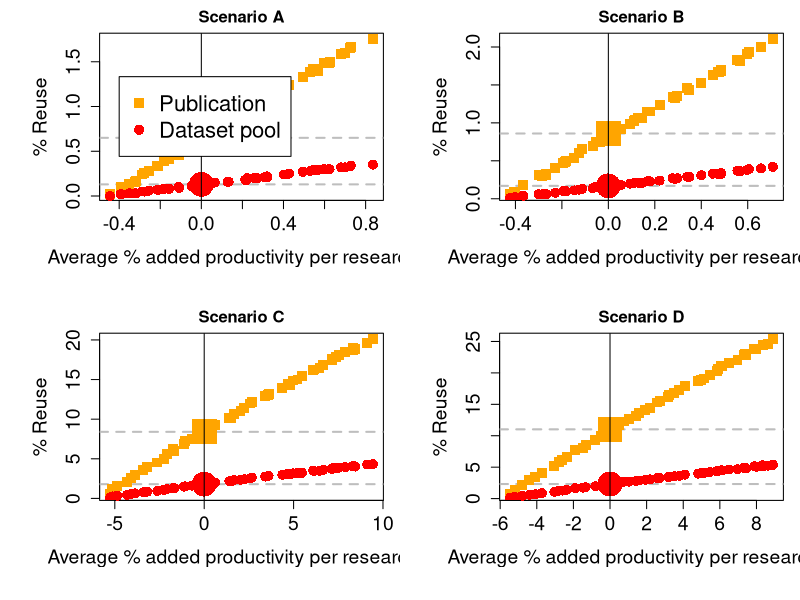

Generate this figure with R:
###################################################################################################
### Script from the manuscript "The time efficiency gain in sharing and reuse of research data" ###
### by Tessa Pronk,  Utrecht University Library, KWR watercycle research institute              ###
###                                                                                             ###
### A game theoretical model to assess the reuse needed to break even in terms of               ###         ###
### time efficiency in a community with time costs for research data sharing.                   ###
###                                                                                             ###
### Specifically, this script produces Figure 1 in the manuscript.                              ###
### Via this script also numbers can be generated                                               ###
### for Table 2 and Figure 2 (see 'res_matrix' below)                                           ###
### Written by Tessa Pronk                                                                      ###
###                                                                                             ###
### Version after revisions required Data Science Journal, Januari 2019                         ###
###################################################################################################

# set parameter values
Y_tot_res <- 10000    # number of researchers in the research community 
t_a<-47/365             # time to write a paper
t_d<-73/365 
qx<-0.1               # decay rate of datasets
Y_ns<-50              # this is the proportion not sharing researchers

# Below a function {} is defined to run the simulation for different scenarios
# This function needs to be run once every R session 
# and can be called after that with different parameters without running it again.

# It needs as parameters 
# t_c (days invested in sharing) 
# t_r (days invested for reuse)
# Y_ns (percentage of non-sharing researchers) 
# correction (a correction factor to align the plot to show the break-even point)
# plotmainlabel (the name of the scenario as label for the plot)

#######################################################
# Define the function 
#######################################################

function_break_even <- function (t_c,t_r,Y_ns,correction,plotmainlabel)  {

Y_s <- 100-Y_ns           # this is the proportion sharing researchers 
probab <-c(Y_ns,Y_s)
t_c <- t_c / 365            # time cost associated with sharing a dataset
t_r <- t_r / 365            # time to 'get to know' a dataset for reuse

ii<-1                   # initialisation for the loop 
steps<-50#200              # intitalisation for the loop

# make a matrix to hold results of the function
res_matrix <- matrix(,steps,7)

# This correction is needed so the plots are within the correct range 
# where the break-even point is visible. 
correct <- correction

f <- 0.000000000001 / correct        # probability of finding an appropriate external dataset

for (ii in 1:steps) {  
  
f <- f + 0.0000004 / correct

# steady state calculation of pool of available datasets X
Ys<-(probab[2]/100)*Y_tot_res # total sharing researchers
T1 <- t_a + t_c + t_d
T2 <- t_a + t_c + t_r 
X<-(-(qx*T1-Ys*f)+sqrt((qx*T1-Ys*f)^2-4*(qx*f*T2)*-Ys))/(2*(qx*f*T2)) # the common pool of datasets; 'resource'.

# Personalize the publication rate per researcher to a exponental distribution, based on no cost benefit (t_a+t_d for one publication).
  Pr<-rexp(Y_tot_res,rate=t_a+t_d)                           # papers per researcher
  Tr<-1/Pr                                                   # publication rate per researcher
  share_rate<-sample(c(0,1),Y_tot_res,replace=TRUE,probab)   # 0= no sharing 1= sharing
  Er<- Pr                                          # citations to produced publications per researcher

  Rlist<-data.frame(Pr,Tr,Er,share_rate)                     # Researcherslist with metrics for all reasearchers
  
  chance_appr_set<-lapply(Pr,rbinom,1,(1-(1/(1+(f*X)))))     # the chance of finding an appropriate set for any publication
  
  Rlist$use_opp<-sapply(chance_appr_set,sum)                 # per researcher publications with a reused dataset
  
  
# Costs or benefits per researcher:
  Rlist$benefits<- round(t_d*(Rlist$use_opp/Rlist$Pr),3)     # per researcher saved time by reused datasets
  Rlist$reusecost<-round(t_r*(Rlist$use_opp/Rlist$Pr),3)     # per researcher used time to process datasets for reuse
  Rlist$cost<-round(t_c*Rlist$share_rate,3)                  # per researcher cost 
  Rlist$time<-round((t_a+t_d-Rlist$benefits+Rlist$cost+Rlist$reusecost)*(Tr/(t_a+t_d)),3)        # ta+td and costs and benefits. Normalize for speed researcher (Tr to t_a+t_d).
  Rlist$Publ<-round(1/Rlist$time,3)                                                              # publications, with costs benefits from reuse and sharing
  Rlist$impact<-round((Rlist$Publ),3) # impact with costs benefits from reuse and sharing
  
  head(Rlist)
  sum(Rlist$use_opp)/sum(Rlist$Publ)                         
  
    res_matrix[ii,1]<-round(X,0)
    res_matrix[ii,2]<-sum(Rlist$use_opp)
    res_matrix[ii,3]<-round((sum(Rlist$use_opp)/sum(Rlist$Publ))*100,2) # reuse publications per year 
    res_matrix[ii,4]<-round((sum(Rlist$use_opp)/X)*100,2) # reuse datasets per year
    res_matrix[ii,5]<-sum(Rlist$impact-Rlist$Er)/Y_tot_res
    res_matrix[ii,6]<-f
    res_matrix[ii,7]<-((sum(Rlist$impact-Rlist$Er)/Y_tot_res)/mean(Rlist$impact))*100
}

colnames(res_matrix)<-c("totalPool","reuse","%reuse/publ","%reuse/pool","av.imp/res","f_param","%impactincr")

f_approx<-res_matrix[which(abs(res_matrix[,5])==min(abs(res_matrix[,5]))),6]
publperc_approx<-as.numeric(res_matrix[which(abs(res_matrix[,5])==min(abs(res_matrix[,5]))),3])
dataperc_approx<-as.numeric(res_matrix[which(abs(res_matrix[,5])==min(abs(res_matrix[,5]))),4])

perc5_prod <-as.numeric(res_matrix[which(abs(res_matrix[,5])==min(abs(res_matrix[,5]))),7])


plot(res_matrix[,7],res_matrix[,3],pch=15,main=plotmainlabel,cex.axis=1.4,cex.lab=1.4,
     col="orange",xlab="Average % added productivity per researcher",ylab="% Reuse")
 abline(h=publperc_approx,col="grey",lty=2,lwd=2)
       abline (h=dataperc_approx, col="grey",lty=2, lwd=2)
points(res_matrix[,7],res_matrix[,3],pch=15,col="orange",cex=1.6)
points(res_matrix[,7],res_matrix[,4],pch=16,col="red",cex=1.6)
points(0,dataperc_approx,col="red",cex=4,pch=16)
points(0,publperc_approx,col="orange",cex=4,pch=15)
abline(v=0)

if (plotmainlabel=="Scenario A"){
legend(-0.4,200/correct,cex=1.6,legend=c("Publication", "Dataset pool"),pch=c(15,16),col=c("orange","red")) 
} # end of if statement

# From the below matrix 'res_matrix' can be read (in approximation because of stochastic results):
# The value for the f parameter at 0 % impactincrease (break-even point)
# The value for the f parameter at 5 % impactincrease 
# The % reuse publications needed at that point
# The % reused datasets needed at that point

#res_matrix

} # end of function

#######################################################################
# Run the function for different parameters 
#######################################################################

# Set the plot window
windows(20,12)
par(mfrow = c(2,2),mar = c(6, 6, 2, 1))

# TcTr 15,15: correct = 6.5, Tc15Tr1: correct is 9 Tc1Tr15: correct is 125 Tc1Tr1: correct is 150
# the correction numbers were obtained by trial and error.
# Here are the simulations to run Figure 1:

function_break_even(t_c=1,t_r=1,Y_ns=50,correction=150,plotmainlabel="Scenario A")
function_break_even(t_c=1,t_r=15,Y_ns=50,correction=125,plotmainlabel="Scenario B")
function_break_even(t_c=15,t_r=1,Y_ns=50,correction=9,plotmainlabel="Scenario C")
function_break_even(t_c=15,t_r=15,Y_ns=50,correction=6.5,plotmainlabel="Scenario D")

#######################################################################
# End of script
#######################################################################

